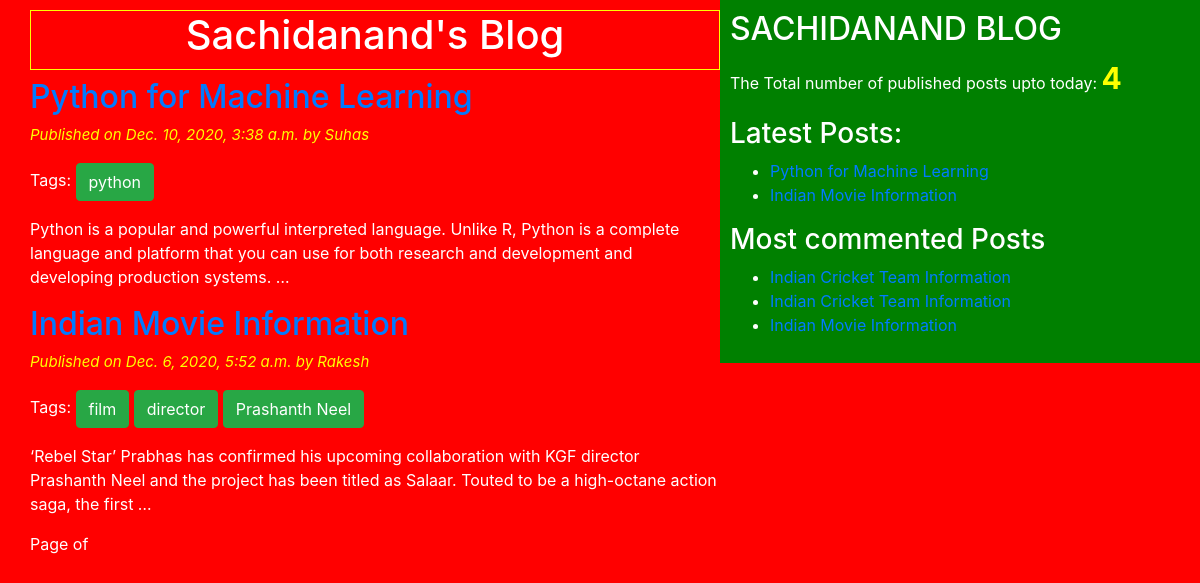
The page / on the database its author committed.
### blogapp/models.py (models this page shows, shortened)
class Post(models.Model):
    STATUS_CHOICES=(('draft','Draft'),('published','Published'))
    title = models.CharField(max_length=50)
    slug = models.SlugField(max_length=200,unique_for_date='publish')
    author = models.ForeignKey(User,related_name='blog_posts' ,on_delete=models.CASCADE)
    body = models.TextField()
    publish = models.DateTimeField(default=timezone.now)
    created = models.DateTimeField(auto_now_add=True)
    updated = models.DateTimeField(auto_now=True)
    status = models.CharField(max_length=50,choices=STATUS_CHOICES,default='draft')
    objects=CustomManager()
    tags=TaggableManager()
    class Meta:
    	ordering=('-publish',)
    def get_absolute_url(self):
    	return reverse('post_detail',args=[self.publish.year,self.publish.strftime('%m'),self.publish.strftime('%d'),self.slug])

### blogapp/views.py (the view)
# urls.py: path('',views.post_list_view),
def post_list_view(request,tag_slug=None):
	post_list=Post.objects.all()
	tag=None
	if tag_slug:
		tag=get_object_or_404(Tag,slug=tag_slug)
		post_list=post_list.filter(tags__in=[tag])
	paginator=Paginator(post_list, 2)
	page_number=request.GET.get('page')
	try:
		post_list=paginator.page(page_number)
	except PageNotAnInteger:
		post_list=paginator.page(1)
	except EmptyPage:
		post_list=Paginator.page(paginator.num_pages)
	my_dict={'post_list':post_list,'tag':tag}
	return render(request=request, template_name='blogapp/post_list.html',context=my_dict)

### blogapp/models.py (called while the page is built)
	def get_queryset(self):
		return super().get_queryset().filter(status='published')

### blogapp/templatetags/blog_tags.py (called while the page is built)
@register.simple_tag(name='my_tag')
def total_posts():
	return Post.objects.count()

@register.inclusion_tag('blogapp/latest_posts.html')
def show_latest_posts():
	latest_posts=Post.objects.order_by('-publish')[:2]
	return {'latest_posts':latest_posts}

@register.simple_tag()
def get_most_commented_posts(count=3):
	return Post.objects.annotate(total_comments=Count('comments')).order_by('-total_comments')[:count]

### templates/blogapp/post_list.html (shortened to what this page needs)
{% extends "blogapp/base.html" %}
{% block content_block %}
	<h1>Sachidanand's Blog</h1>
	{% for post in post_list  %}
		<a href="{{ post.get_absolute_url }}"><h2>{{ post.title }}</h2></a>
		<p id="date">Published on {{post.publish}} by {{ post.author|title }}</p>
		<p>Tags:
			{% for tag in post.tags.all  %}
				<a href="{% url 'post_list_by_tag_name' tag.slug %}" class="btn btn-success">{{ tag.name }}</a>
			{% endfor %}
		</p>
		{{ post.body|truncatewords:30|linebreaks }}
	{% endfor %}
	{% include "blogapp/pagination.html" with page=page_obj %}
{% endblock content_block %}

### templates/blogapp/base.html (shortened to what this page needs)
<!DOCTYPE html>
{% load blog_tags %}
{% load static %}
<html lang="en" dir="ltr">
<head>
	<link rel="stylesheet" href="https://cdn.jsdelivr.net/npm/bootstrap@4.5.3/dist/css/bootstrap.min.css">
	<link rel="stylesheet" type="text/css" href="{% static "css/blogapp/blog.css" %}">
</head>
<body>
	<div class="content">
		{% block content_block %}
		{% endblock content_block %}
	</div>
	<div class="sidebar">
		<h2>SACHIDANAND BLOG</h2>
		<p>The Total number of published posts upto today: <span id="pcount">{% my_tag %}</span> </p>
		<h3>Latest Posts:</h3>{% show_latest_posts %}
		<h3>Most commented Posts</h3>
		{% get_most_commented_posts as m_c_p%}
		<ul>
			{% for post in m_c_p %}
			<li><a href="{{ post.get_absolute_url }}">{{ post.title }}</a></li>
			{% endfor %}
		</ul>
	</div>
</body>
</html>

### templates/blogapp/pagination.html (shortened to what this page needs)
<div class="paginator">
	<span>Page {{ page.number }} of {{ page.paginator.num_pages }}</span>
</div>

### templates/blogapp/latest_posts.html
<ul>
	{% for post in  latest_posts %}
		<li><a href="{{ post.get_absolute_url }}">{{ post.title }}</a></li>
	{% endfor %}
</ul>

### static/css/blogapp/blog.css (style rules this page uses)
.content { width: 60%; float: left; padding: 10px 0 0 30px; background: red; height: 100%; }
.sidebar { width: 40%; float: right; padding: 10px; background: green; height: 100%; }
h1 { text-align: center; border: 1px solid yellow; padding-bottom: 10px; }
body { color: white; background: red; }
#date { color: yellow; font-size: 15px; font-style: italic; }
#pcount { font-size: 30px; color: yellow; font-weight: bold; }

### rows shown on the page
Post: title "Python for Machine Learning", publish "Dec. 10, 2020, 3:38 a.m.", author "Suhas", body "Python is a popular and powerful interpreted language. Unlike R, Python is a complete language and platform that you can use for both research and development and developing production systems. …"
Tag: name "python"
Post: title "Indian Movie Information", publish "Dec. 6, 2020, 5:52 a.m.", author "Rakesh", body "‘Rebel Star’ Prabhas has confirmed his upcoming collaboration with KGF director Prashanth Neel and the project has been titled as Salaar. Touted to be a high-octane action saga, the first …"
Tag: name "film"
Tag: name "director"
Tag: name "Prashanth Neel"
Post: title "Indian Cricket Team Information"
Post: title "Indian Cricket Team Information"
